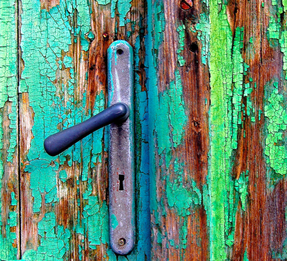
%> input picture clases/Cap06_Restauración_Imágenes/Matlab_Python/puerta.png, 287 x 261 px, shrunk from 574 x 522 before the run
$ octave TRAT06_EjemploMinio.m   (GNU Octave 9; MATLAB toolbox functions it lacks are replaced by stand-ins)
%> lines starting %> are read from the running program, lines starting %| are printed output that depends on the picture
### clases/Cap06_Restauración_Imágenes/Matlab_Python/TRAT06_blur.m
function G = TRAT06_blur(F,h,noise,dig)
G = conv2(double(F),h,'valid');
if exist('noise','var')
   G = G+noise*randn(size(G));
end
if exist('dig','var')
   G = fix(G+0.5);
end

### clases/Cap06_Restauración_Imágenes/Matlab_Python/TRAT06_minio.m
function Fs = TRAT06_minio(G,h)
n = length(h);
N = size(G,2);
M = N + n -1;
H = zeros(N,M);
for i=1:N
    H(i,i:i+n-1) = h;
end
lambda = 1e6;
P = [eye(N,N) zeros(N,n-1)];
Fs = G*(lambda*H+P)*(inv(lambda*H'*H+P'*P))';

### clases/Cap06_Restauración_Imágenes/Matlab_Python/TRAT06_EjemploMinio.m
% Original
F = rgb2gray(imread('puerta.png'));
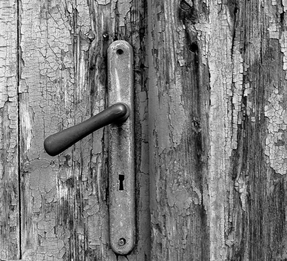
%> F: size 261x287 uint8; min 0, max 252, mean 123.3
F = imread('santiago.png');
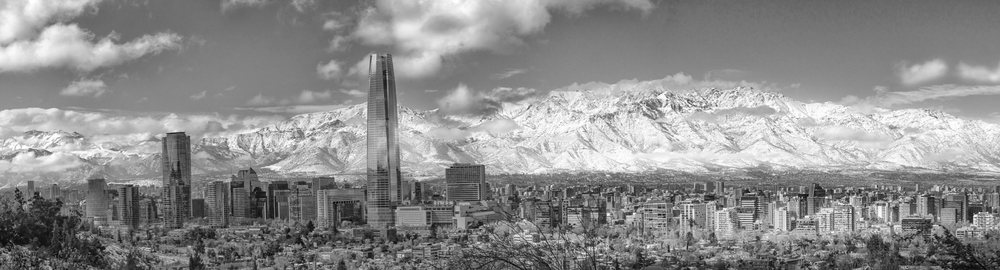
%> input picture clases/Cap06_Restauración_Imágenes/Matlab_Python/santiago.png, 1000 x 270 px, shrunk from 2000 x 540 before the run
%> F is the input picture: size 270x1000 uint8; min 4, max 255, mean 141
figure(1); imshow(F,[]); title('original');
axis on

% Blured
n = input('degradation? ');
%> the answer given: 3
h = ones(1,n)/n;
G = TRAT06_blur(F,h);
figure(2); imshow(G,[]); title('degradada');
axis on

% Restoration
Fs = TRAT06_minio(G,h);
%> after the loop in TRAT06_minio, `for i=1:N`:
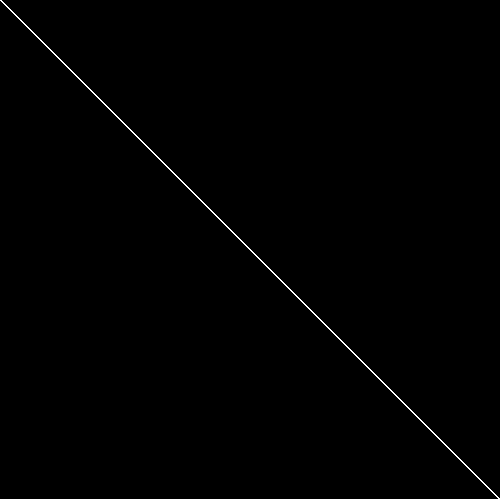
%> H: size 998x1000 double (shown at 1/2 size); values 0 (black) and 0.333 (white), 0.3% white in thin lines or dots
figure(3); imshow(abs(Fs),[]); title('restaurada');
